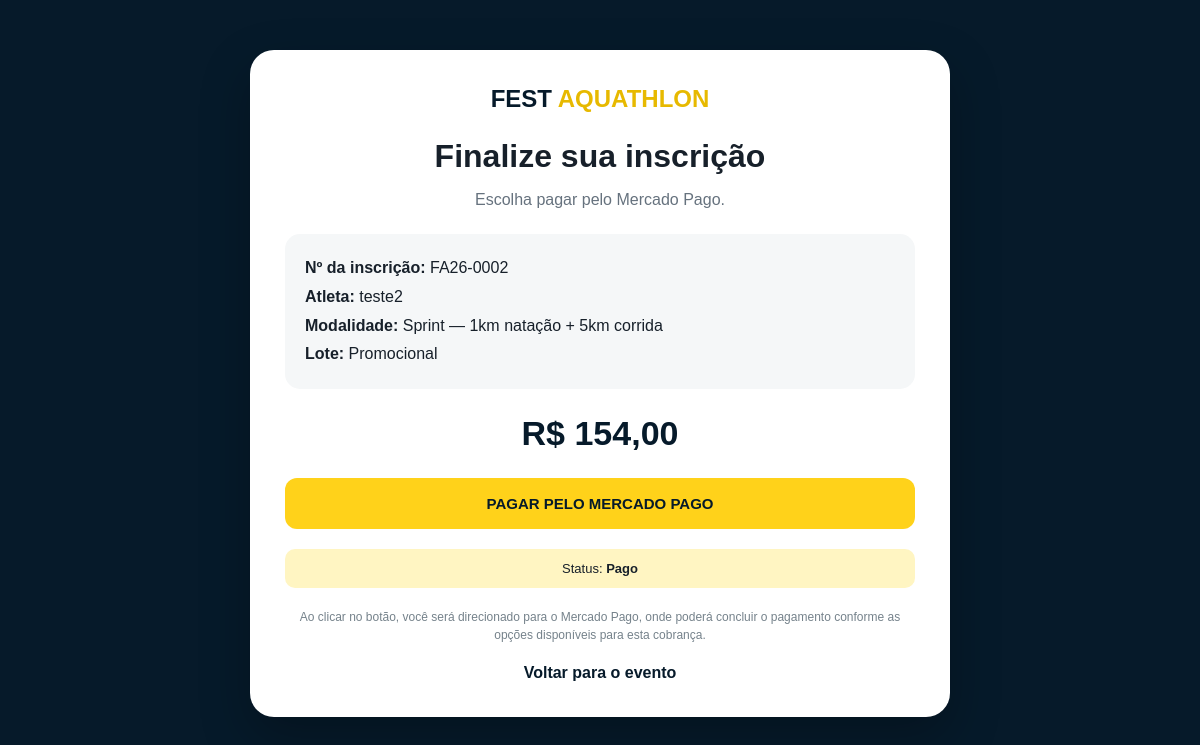
The app's page /pagamento/FA26-0002/ with its own data.
### inscricoes/models.py (models this page shows, shortened)
class Inscricao(models.Model):
    MINI = "MINI"
    SPRINT = "SPRINT"
    MODALIDADES = [
        (
            MINI,
            "Mini Sprint — 500m natação + 2,5km corrida",
        ),
        (
            SPRINT,
            "Sprint — 1km natação + 5km corrida",
        ),
    ]
    PENDENTE = "PENDENTE"
    PAGO = "PAGO"
    CANCELADO = "CANCELADO"
    STATUS = [
        (PENDENTE, "Aguardando pagamento"),
        (PAGO, "Pagamento confirmado"),
        (CANCELADO, "Cancelada"),
    ]
    numero = models.CharField(
        max_length=20,
        unique=True,
        blank=True,
    )
    nome = models.CharField(
        max_length=150,
    )
    telefone = models.CharField(
        max_length=30,
    )
    email = models.EmailField()
    data_nascimento = models.DateField()
    modalidade = models.CharField(
        max_length=10,
        choices=MODALIDADES,
    )
    militar = models.BooleanField(
        default=False,
    )
    comprovante_militar = models.FileField(
        upload_to="comprovantes/militares/",
        blank=True,
        null=True,
    )
    autorizacao_responsavel = models.FileField(
        upload_to="comprovantes/responsaveis/",
        blank=True,
        null=True,
    )
    lote = models.CharField(
        max_length=40,
        blank=True,
    )
    valor_inscricao = models.DecimalField(
        max_digits=8,
        decimal_places=2,
        default=0,
    )
    valor_total = models.DecimalField(
        max_digits=8,
        decimal_places=2,
        default=0,
    )
    status = models.CharField(
        max_length=12,
        choices=STATUS,
        default=PENDENTE,
    )
    criado_em = models.DateTimeField(
        auto_now_add=True,
    )
    atualizado_em = models.DateTimeField(
        auto_now=True,
    )
    class Meta:
        ordering = ["-criado_em"]
        verbose_name = "Inscrição"
        verbose_name_plural = "Inscrições"

class Pagamento(models.Model):
    PENDENTE = "PENDENTE"
    PAGO = "PAGO"
    CANCELADO = "CANCELADO"
    EXPIRADO = "EXPIRADO"
    STATUS = [
        (PENDENTE, "Pendente"),
        (PAGO, "Pago"),
        (CANCELADO, "Cancelado"),
        (EXPIRADO, "Expirado"),
    ]
    MERCADO_PAGO = "MERCADO_PAGO"
    inscricao = models.OneToOneField(
        Inscricao,
        on_delete=models.CASCADE,
        related_name="pagamento",
    )
    plataforma = models.CharField(
        max_length=30,
        default=MERCADO_PAGO,
    )
    valor = models.DecimalField(
        max_digits=8,
        decimal_places=2,
    )
    link_pagamento = models.URLField(
        max_length=1000,
    )
    status = models.CharField(
        max_length=12,
        choices=STATUS,
        default=PENDENTE,
    )
    metodo = models.CharField(
        max_length=30,
        blank=True,
    )
    identificador_transacao = models.CharField(
        max_length=150,
        blank=True,
        db_index=True,
    )
    criado_em = models.DateTimeField(
        auto_now_add=True,
    )
    pago_em = models.DateTimeField(
        null=True,
        blank=True,
    )
    atualizado_em = models.DateTimeField(
        auto_now=True,
    )
    class Meta:
        verbose_name = "Pagamento"
        verbose_name_plural = "Pagamentos"
        ordering = ["-criado_em"]

### inscricoes/views.py (the view)
def pagamento(request, numero):
    inscricao = get_object_or_404(
        Inscricao,
        numero=numero,
    )
    pagamento = get_object_or_404(
        Pagamento,
        inscricao=inscricao,
    )
    return render(
        request,
        "registration/pagamento.html",
        {
            "inscricao": inscricao,
            "pagamento": pagamento,
        },
    )

### templates/registration/pagamento.html (shortened to what this page needs)
<!doctype html>
<html lang="pt-BR">
<head>
</head>
<body>
<div class="page">
    <div class="card">
        <div class="logo">
            FEST <span>AQUATHLON</span>
        </div>
        <h1>
            Finalize sua inscrição
        </h1>
        <p class="subtitle">
            Escolha pagar pelo Mercado Pago.
        </p>
        <div class="summary">
            <strong>
                Nº da inscrição:
            </strong>
            {{ inscricao.numero }}
            <br>
            <strong>
                Atleta:
            </strong>
            {{ inscricao.nome }}
            <br>
            <strong>
                Modalidade:
            </strong>
            {{ inscricao.get_modalidade_display }}
            <br>
            <strong>
                Lote:
            </strong>
            {{ inscricao.lote }}
        </div>
        <div class="price">
            R$ {{ inscricao.valor_total }}
        </div>
        <a
            href="{{ pagamento.link_pagamento }}"
            target="_blank"
            rel="noopener noreferrer"
            class="payment-btn mercado"
        >
            PAGAR PELO MERCADO PAGO
        </a>
        <div class="status">
            Status:
            <strong>
                {{ pagamento.get_status_display }}
            </strong>
        </div>
        <p class="info">
            Ao clicar no botão, você será direcionado
            para o Mercado Pago, onde poderá concluir
            o pagamento conforme as opções disponíveis
            para esta cobrança.
        </p>
        <a
            href="/"
            class="back"
        >
            Voltar para o evento
        </a>
    </div>
</div>
</body>
</html>

### templates/registration/pagamento.html (style rules this page uses)
* { box-sizing: border-box; }
body { margin: 0; font-family: Arial, sans-serif; background: #061a2a; color: #17202a; }
.page { min-height: 100vh; padding: 50px 20px; }
.card { width: min(700px, 100%); margin: auto; background: white; border-radius: 24px; padding: 35px; box-shadow: 0 20px 50px rgba(0,0,0,.25); }
.logo { text-align: center; font-size: 24px; font-weight: 900; color: #061a2a; }
.logo span { color: #e7b900; }
h1 { text-align: center; margin: 25px 0 10px; }
.subtitle { text-align: center; color: #66727e; }
.summary { background: #f5f7f8; border-radius: 15px; padding: 20px; margin: 25px 0; line-height: 1.8; }
.price { font-size: 34px; font-weight: 900; text-align: center; color: #061a2a; margin: 10px 0 25px; }
.payment-btn { display: block; width: 100%; padding: 17px; margin-top: 12px; border-radius: 12px; text-decoration: none; text-align: center; font-weight: 900; font-size: 15px; }
.mercado { background: #ffd21a; color: #061a2a; }
.status { text-align: center; margin-top: 20px; padding: 12px; background: #fff5c2; border-radius: 10px; font-size: 13px; }
.info { text-align: center; font-size: 12px; color: #75828b; margin-top: 20px; line-height: 1.5; }
.back { display: block; text-align: center; margin-top: 20px; color: #061a2a; font-weight: bold; text-decoration: none; }

### records on screen
Inscricao: numero "FA26-0002", nome "teste2", modalidade "Sprint — 1km natação + 5km corrida", lote "Promocional", valor_total "154,00"
Pagamento: status "Pago"
